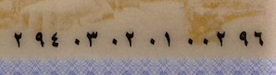
#> input picture ocr/6.png, 276 x 75 px
$ python Digits2.py
#> lines starting #> are read from the running program, lines starting #| are printed output that depends on the picture; after the words box and inside, x2 and y2 are one past the last pixel; in counts of white or black regions, pixels touching at a corner belong together
#!/usr/bin/env python
# coding: utf-8

# In[166]:


import cv2
import numpy as np

# Let's load a simple image with 3 black squares
image = cv2.imread('6.png')
#> image is the input picture: shape (75, 276, 3); mean B, G, R 116.4, 134.1, 152.8
cv2.waitKey(0)

# Grayscale
gray = cv2.cvtColor(image, cv2.COLOR_BGR2GRAY)
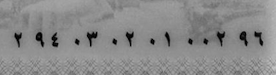
#> gray: shape (75, 276); min 0, max 195, mean 137.7
(thresh, im_bw) = cv2.threshold(gray, 128, 255, cv2.THRESH_BINARY | cv2.THRESH_OTSU)
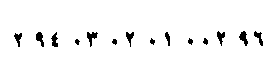
#> im_bw: shape (75, 276); 96.7% white; 14 black regions, largest, box (x1, y1, x2, y2) and area: (87, 32, 98, 47) 77, (239, 31, 248, 46) 73, (36, 32, 44, 47) 70
#> thresh = 86

# Find Canny edges
#edged = cv2.Canny(gray, 30, 200)
cv2.waitKey(0)


# In[164]:


image = cv2.resize(im_bw, None, fx=2, fy=2, interpolation=cv2.INTER_CUBIC)
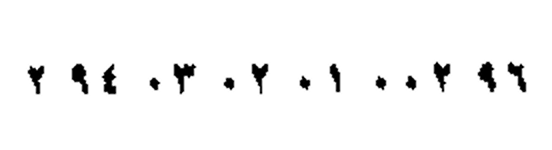
#> image: shape (150, 552); min 0, max 255, mean 246.6
image = cv2.medianBlur(image, 3)
image = cv2.GaussianBlur(image,(5,5),0)
#image = cv2.addWeighted(image,1.5,image,-0.5,0)
#image[image >= 80] = 255
#cv2.threshold(image, 0, 255, cv2.THRESH_BINARY + cv2.THRESH_OTSU)[1]
cv2.imwrite("new6.jpg",image)


# In[89]:


#> (the run stopped early here; a loop or call above may not have finished)

$ run again, with ocr/4.png copied over ocr/6.png
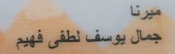
#> input picture ocr/4.png, 175 x 54 px
#> image is the input picture: shape (54, 175, 3); mean B, G, R 144.2, 158.8, 175.4
#> `(thresh, im_bw) = cv2.threshold(gray, 128, 255, cv2.THRESH_BINARY | cv..`:
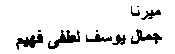
#> im_bw: shape (54, 175); 89.9% white; 10 black regions (3 under 20 px), largest, box (x1, y1, x2, y2) and area: (48, 30, 80, 49) 234, (16, 34, 43, 50) 209, (131, 29, 162, 44) 183
#> thresh = 128
#> `image = cv2.GaussianBlur(image,(5,5),0)`:
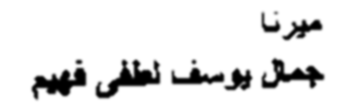
#> image: shape (108, 350); min 0, max 255, mean 229.4
